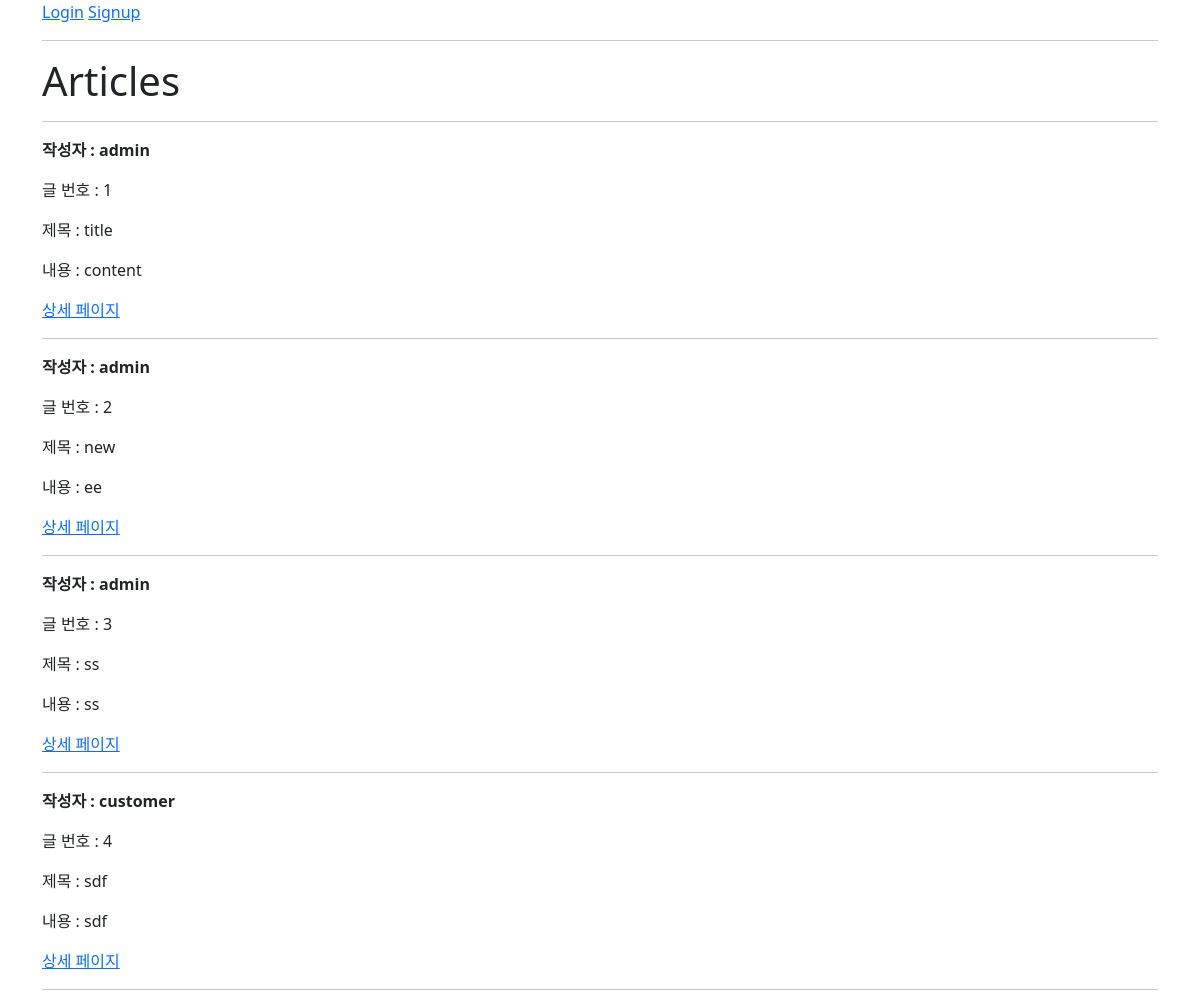
The app's page /articles/ with its own data.
### articles/models.py (models this page shows, shortened)
class Article(models.Model):
    user = models.ForeignKey(settings.AUTH_USER_MODEL, on_delete=models.CASCADE)
    title = models.CharField(max_length=10)
    content = models.TextField()
    created_at = models.DateTimeField(auto_now_add=True)
    updated_at = models.DateTimeField(auto_now=True)

### accounts/models.py (models this page shows)
class User(AbstractUser):
    pass

### articles/views.py (the view)
# urls.py: path('', views.index, name='index'),
@require_safe
def index(request):
    articles = Article.objects.all()
    context = {
        'articles': articles,
    }
    return render(request, 'articles/index.html', context)

### articles/templates/articles/index.html (shortened to what this page needs)
{% extends 'base.html' %}
{% block content %}
  <h1>Articles</h1>
  <hr>
  {% for article in articles %}
    <p><b>작성자 : {{ article.user }}</b></p>
    <p>글 번호 : {{ article.pk }}</p>
    <p>제목 : {{ article.title }}</p>
    <p>내용 : {{ article.content }}</p>
    <a href="{% url 'articles:detail' article.pk %}">상세 페이지</a>
    <hr>
  {% endfor %}
{% endblock content %}

### templates/base.html (shortened to what this page needs)
<!DOCTYPE html>
<html lang="en">
<head>
  <link href="https://cdn.jsdelivr.net/npm/bootstrap@5.2.0/dist/css/bootstrap.min.css" rel="stylesheet">  <title>Document</title>
</head>
<body>
  <div class="container">
    {% if request.user.is_authenticated %}
      <h3>{{ user }}</h3>
      <form action="{% url 'accounts:logout' %}" method="POST">
        {% csrf_token %}
        <input type="submit" value="Logout">
      </form>
      <form action="{% url 'accounts:delete' %}" method="POST">
        {% csrf_token %}
        <input type="submit" value="회원탈퇴">
      </form>
      <a href="{% url 'accounts:update' %}">회원정보수정</a>
    {% else %}
      <a href="{% url 'accounts:login' %}">Login</a>
      <a href="{% url 'accounts:signup' %}">Signup</a>
    {% endif %}
    <hr>
    {% block content %}
    {% endblock content %}
  </div>
</body>
</html>

### records on screen
Article: user "admin", pk "1", title "title", content "content"
Article: user "admin", pk "2", title "new", content "ee"
Article: user "admin", pk "3", title "ss", content "ss"
Article: user "customer", pk "4", title "sdf", content "sdf"
